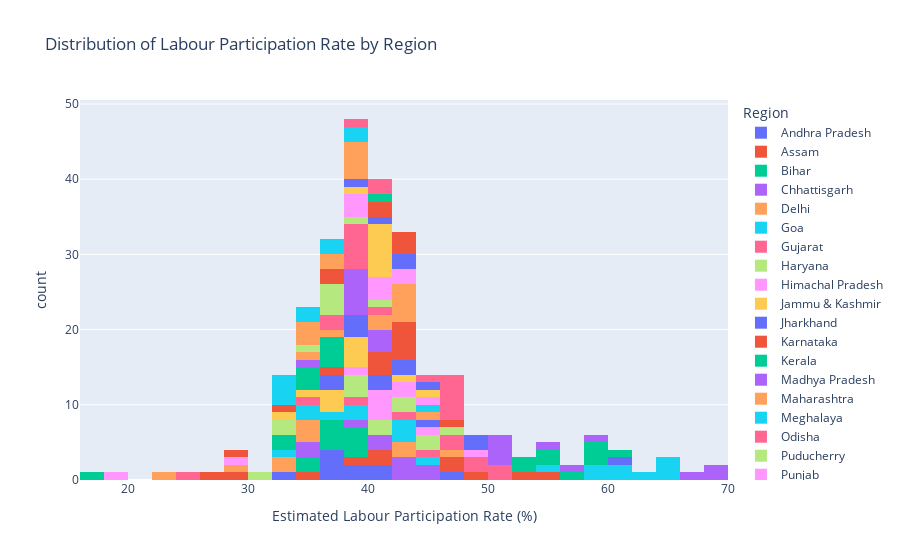

Notebook source saved alongside this figure:
### Markdown cell above
## Histogram for Estimated Labour Participation Rate

### Code cell
histogram = px.histogram(df1, x='Estimated Labour Participation Rate (%)', color='Region',
                         title='Distribution of Labour Participation Rate by Region', template='plotly')
histogram.show()

### Figure 1 — Plotly figure (JSON) as saved in the notebook; plotly's stock layout.template omitted (floating-point values rounded to 4 significant figures)
{"data": [{"alignmentgroup": "True", "bingroup": "x", "hovertemplate": "Region=Andhra Pradesh<br>Estimated Labour Participation Rate (%)=%{x}<br>count=%{y}<extra></extra>", "legendgroup": "Andhra Pradesh", "marker": {"color": "#636efa", "pattern": {"shape": ""}}, "name": "Andhra Pradesh", "offsetgroup": "Andhra Pradesh", "orientation": "v", "showlegend": true, "type": "histogram", "x": [41.02, 40.9, 39.18, 33.1, 36.46, 47.41, 38.91, 37.83, 37.47, 37.34], "xaxis": "x", "yaxis": "y"}, {"alignmentgroup": "True", "bingroup": "x", "hovertemplate": "Region=Assam<br>Estimated Labour Participation Rate (%)=%{x}<br>count=%{y}<extra></extra>", "legendgroup": "Assam", "marker": {"color": "#EF553B", "pattern": {"shape": ""}}, "name": "Assam", "offsetgroup": "Assam", "orientation": "v", "showlegend": true, "type": "histogram", "x": [52.98, 40.77, 46.73, 29.55, 48.26, 35.07, 40.88, 39.52, 54.38, 46.84], "xaxis": "x", "yaxis": "y"}, {"alignmentgroup": "True", "bingroup": "x", "hovertemplate": "Region=Bihar<br>Estimated Labour Participation Rate (%)=%{x}<br>count=%{y}<extra></extra>", "legendgroup": "Bihar", "marker": {"color": "#00cc96", "pattern": {"shape": ""}}, "name": "Bihar", "offsetgroup": "Bihar", "orientation": "v", "showlegend": true, "type": "histogram", "x": [37.72, 37.35, 38.69, 38.17, 38.16, 36.86, 36.14, 34.59, 38.35, 35.7], "xaxis": "x", "yaxis": "y"}, {"alignmentgroup": "True", "bingroup": "x", "hovertemplate": "Region=Chhattisgarh<br>Estimated Labour Participation Rate (%)=%{x}<br>count=%{y}<extra></extra>", "legendgroup": "Chhattisgarh", "marker": {"color": "#ab63fa", "pattern": {"shape": ""}}, "name": "Chhattisgarh", "offsetgroup": "Chhattisgarh", "orientation": "v", "showlegend": true, "type": "histogram", "x": [43.08, 45.58, 45.59, 35.58, 35.23, 38.48, 43.14, 42.97, 41.14, 40.82], "xaxis": "x", "yaxis": "y"}, {"alignmentgroup": "True", "bingroup": "x", "hovertemplate": "Region=Delhi<br>Estimated Labour Participation Rate (%)=%{x}<br>count=%{y}<extra></extra>", "legendgroup": "Delhi", "marker": {"color": "#FFA15A", "pattern": {"shape": ""}}, "name": "Delhi", "offsetgroup": "Delhi", "orientation": "v", "showlegend": true, "type": "histogram", "x": [47.79, 43.92, 42.65, 23.8, 28.91, 34.17, 33.97, 35.41, 35.59, 32.36], "xaxis": "x", "yaxis": "y"}, {"alignmentgroup": "True", "bingroup": "x", "hovertemplate": "Region=Goa<br>Estimated Labour Participation Rate (%)=%{x}<br>count=%{y}<extra></extra>", "legendgroup": "Goa", "marker": {"color": "#19d3f3", "pattern": {"shape": ""}}, "name": "Goa", "offsetgroup": "Goa", "orientation": "v", "showlegend": true, "type": "histogram", "x": [35.73, 38.38, 33.88, 44.97, 37.36, 42.21, 42.94, 43.76, 38.89, 34.3], "xaxis": "x", "yaxis": "y"}, {"alignmentgroup": "True", "bingroup": "x", "hovertemplate": "Region=Gujarat<br>Estimated Labour Participation Rate (%)=%{x}<br>count=%{y}<extra></extra>", "legendgroup": "Gujarat", "marker": {"color": "#FF6692", "pattern": {"shape": ""}}, "name": "Gujarat", "offsetgroup": "Gujarat", "orientation": "v", "showlegend": true, "type": "histogram", "x": [48.49, 50.11, 47.75, 35.5, 38.23, 45.96, 46.41, 43.55, 48.41, 50.49], "xaxis": "x", "yaxis": "y"}, {"alignmentgroup": "True", "bingroup": "x", "hovertemplate": "Region=Haryana<br>Estimated Labour Participation Rate (%)=%{x}<br>count=%{y}<extra></extra>", "legendgroup": "Haryana", "marker": {"color": "#B6E880", "pattern": {"shape": ""}}, "name": "Haryana", "offsetgroup": "Haryana", "orientation": "v", "showlegend": true, "type": "histogram", "x": [43.36, 44.21, 39.63, 44.38, 40.39, 42.14, 39.77, 47.32, 39.2, 40.6], "xaxis": "x", "yaxis": "y"}, {"alignmentgroup": "True", "bingroup": "x", "hovertemplate": "Region=Himachal Pradesh<br>Estimated Labour Participation Rate (%)=%{x}<br>count=%{y}<extra></extra>", "legendgroup": "Himachal Pradesh", "marker": {"color": "#FF97FF", "pattern": {"shape": ""}}, "name": "Himachal Pradesh", "offsetgroup": "Himachal Pradesh", "orientation": "v", "showlegend": true, "type": "histogram", "x": [45.5, 43.3, 41.04, 19.04, 42.7, 41.72, 48.25, 39.42, 41.54, 40.01], "xaxis": "x", "yaxis": "y"}, {"alignmentgroup": "True", "bingroup": "x", "hovertemplate": "Region=Jammu & Kashmir<br>Estimated Labour Participation Rate (%)=%{x}<br>count=%{y}<extra></extra>", "legendgroup": "Jammu & Kashmir", "marker": {"color": "#FECB52", "pattern": {"shape": ""}}, "name": "Jammu & Kashmir", "offsetgroup": "Jammu & Kashmir", "orientation": "v", "showlegend": true, "type": "histogram", "x": [42.2, 39.17, 38.18, 38.21, 37.24, 38.03, 36.66, 36.31, 35.05], "xaxis": "x", "yaxis": "y"}, {"alignmentgroup": "True", "bingroup": "x", "hovertemplate": "Region=Jharkhand<br>Estimated Labour Participation Rate (%)=%{x}<br>count=%{y}<extra></extra>", "legendgroup": "Jharkhand", "marker": {"color": "#636efa", "pattern": {"shape": ""}}, "name": "Jharkhand", "offsetgroup": "Jharkhand", "orientation": "v", "showlegend": true, "type": "histogram", "x": [42.92, 44.4, 39.34, 37.69, 37.92, 40.59, 38.27, 38.31, 41.04, 43.08], "xaxis": "x", "yaxis": "y"}, {"alignmentgroup": "True", "bingroup": "x", "hovertemplate": "Region=Karnataka<br>Estimated Labour Participation Rate (%)=%{x}<br>count=%{y}<extra></extra>", "legendgroup": "Karnataka", "marker": {"color": "#EF553B", "pattern": {"shape": ""}}, "name": "Karnataka", "offsetgroup": "Karnataka", "orientation": "v", "showlegend": true, "type": "histogram", "x": [42.18, 40.54, 41.14, 42.78, 43.43, 47.29, 42.55, 43.13, 36.66, 40.3], "xaxis": "x", "yaxis": "y"}, {"alignmentgroup": "True", "bingroup": "x", "hovertemplate": "Region=Kerala<br>Estimated Labour Participation Rate (%)=%{x}<br>count=%{y}<extra></extra>", "legendgroup": "Kerala", "marker": {"color": "#00cc96", "pattern": {"shape": ""}}, "name": "Kerala", "offsetgroup": "Kerala", "orientation": "v", "showlegend": true, "type": "histogram", "x": [37.12, 37.71, 32, 16.77, 34.11, 36.11, 36.1, 35.78, 34.6, 33.52], "xaxis": "x", "yaxis": "y"}, {"alignmentgroup": "True", "bingroup": "x", "hovertemplate": "Region=Madhya Pradesh<br>Estimated Labour Participation Rate (%)=%{x}<br>count=%{y}<extra></extra>", "legendgroup": "Madhya Pradesh", "marker": {"color": "#ab63fa", "pattern": {"shape": ""}}, "name": "Madhya Pradesh", "offsetgroup": "Madhya Pradesh", "orientation": "v", "showlegend": true, "type": "histogram", "x": [39.42, 39, 38.24, 35.45, 38.48, 40.04, 40.88, 40.08, 39.2, 38.47], "xaxis": "x", "yaxis": "y"}, {"alignmentgroup": "True", "bingroup": "x", "hovertemplate": "Region=Maharashtra<br>Estimated Labour Participation Rate (%)=%{x}<br>count=%{y}<extra></extra>", "legendgroup": "Maharashtra", "marker": {"color": "#FFA15A", "pattern": {"shape": ""}}, "name": "Maharashtra", "offsetgroup": "Maharashtra", "orientation": "v", "showlegend": true, "type": "histogram", "x": [44.19, 43.8, 41.91, 34.32, 37.17, 42.71, 41.57, 42.49, 42.75, 43.75], "xaxis": "x", "yaxis": "y"}, {"alignmentgroup": "True", "bingroup": "x", "hovertemplate": "Region=Meghalaya<br>Estimated Labour Participation Rate (%)=%{x}<br>count=%{y}<extra></extra>", "legendgroup": "Meghalaya", "marker": {"color": "#19d3f3", "pattern": {"shape": ""}}, "name": "Meghalaya", "offsetgroup": "Meghalaya", "orientation": "v", "showlegend": true, "type": "histogram", "x": [65.49, 60.2, 64.74, 45.99, 55.24, 58.31, 62.96, 59.88, 64.6, 61.18], "xaxis": "x", "yaxis": "y"}, {"alignmentgroup": "True", "bingroup": "x", "hovertemplate": "Region=Odisha<br>Estimated Labour Participation Rate (%)=%{x}<br>count=%{y}<extra></extra>", "legendgroup": "Odisha", "marker": {"color": "#FF6692", "pattern": {"shape": ""}}, "name": "Odisha", "offsetgroup": "Odisha", "orientation": "v", "showlegend": true, "type": "histogram", "x": [39.44, 41.44, 39.62, 25.23, 37.04, 37.45, 38.69, 39.96, 38.63, 39.98], "xaxis": "x", "yaxis": "y"}, {"alignmentgroup": "True", "bingroup": "x", "hovertemplate": "Region=Puducherry<br>Estimated Labour Participation Rate (%)=%{x}<br>count=%{y}<extra></extra>", "legendgroup": "Puducherry", "marker": {"color": "#B6E880", "pattern": {"shape": ""}}, "name": "Puducherry", "offsetgroup": "Puducherry", "orientation": "v", "showlegend": true, "type": "histogram", "x": [37.46, 40.8, 34.49, 39.3, 33.19, 30.8, 36.64, 33.34, 36.84, 36.32], "xaxis": "x", "yaxis": "y"}, {"alignmentgroup": "True", "bingroup": "x", "hovertemplate": "Region=Punjab<br>Estimated Labour Participation Rate (%)=%{x}<br>count=%{y}<extra></extra>", "legendgroup": "Punjab", "marker": {"color": "#FF97FF", "pattern": {"shape": ""}}, "name": "Punjab", "offsetgroup": "Punjab", "orientation": "v", "showlegend": true, "type": "histogram", "x": [42.82, 41.72, 44.69, 28.99, 38.39, 40.18, 42.76, 41.99, 39.5, 38.75], "xaxis": "x", "yaxis": "y"}, {"alignmentgroup": "True", "bingroup": "x", "hovertemplate": "Region=Rajasthan<br>Estimated Labour Participation Rate (%)=%{x}<br>count=%{y}<extra></extra>", "legendgroup": "Rajasthan", "marker": {"color": "#FECB52", "pattern": {"shape": ""}}, "name": "Rajasthan", "offsetgroup": "Rajasthan", "orientation": "v", "showlegend": true, "type": "histogram", "x": [40.51, 41.77, 39.54, 33.71, 40.74, 41.38, 40.8, 41.71, 40.83, 44.92], "xaxis": "x", "yaxis": "y"}, {"alignmentgroup": "True", "bingroup": "x", "hovertemplate": "Region=Sikkim<br>Estimated Labour Participation Rate (%)=%{x}<br>count=%{y}<extra></extra>", "legendgroup": "Sikkim", "marker": {"color": "#636efa", "pattern": {"shape": ""}}, "name": "Sikkim", "offsetgroup": "Sikkim", "orientation": "v", "showlegend": true, "type": "histogram", "x": [60.59, 38.7, 44.88, 40.4, 48.32, 48.49, 42.54, 42.13], "xaxis": "x", "yaxis": "y"}, {"alignmentgroup": "True", "bingroup": "x", "hovertemplate": "Region=Tamil Nadu<br>Estimated Labour Participation Rate (%)=%{x}<br>count=%{y}<extra></extra>", "legendgroup": "Tamil Nadu", "marker": {"color": "#EF553B", "pattern": {"shape": ""}}, "name": "Tamil Nadu", "offsetgroup": "Tamil Nadu", "orientation": "v", "showlegend": true, "type": "histogram", "x": [41.96, 43.2, 43.91, 29.63, 26.23, 33.16, 40.13, 42.22, 36.77, 36.62], "xaxis": "x", "yaxis": "y"}, {"alignmentgroup": "True", "bingroup": "x", "hovertemplate": "Region=Telangana<br>Estimated Labour Participation Rate (%)=%{x}<br>count=%{y}<extra></extra>", "legendgroup": "Telangana", "marker": {"color": "#00cc96", "pattern": {"shape": ""}}, "name": "Telangana", "offsetgroup": "Telangana", "orientation": "v", "showlegend": true, "type": "histogram", "x": [59.25, 58.24, 58.31, 41.06, 55.43, 53.22, 52.1, 60.59, 54.94, 56.58], "xaxis": "x", "yaxis": "y"}, {"alignmentgroup": "True", "bingroup": "x", "hovertemplate": "Region=Tripura<br>Estimated Labour Participation Rate (%)=%{x}<br>count=%{y}<extra></extra>", "legendgroup": "Tripura", "marker": {"color": "#ab63fa", "pattern": {"shape": ""}}, "name": "Tripura", "offsetgroup": "Tripura", "orientation": "v", "showlegend": true, "type": "histogram", "x": [69.69, 68.74, 66.89, 51.16, 50.81, 58.85, 50.78, 56.21, 50.77, 54.58], "xaxis": "x", "yaxis": "y"}, {"alignmentgroup": "True", "bingroup": "x", "hovertemplate": "Region=Uttar Pradesh<br>Estimated Labour Participation Rate (%)=%{x}<br>count=%{y}<extra></extra>", "legendgroup": "Uttar Pradesh", "marker": {"color": "#FFA15A", "pattern": {"shape": ""}}, "name": "Uttar Pradesh", "offsetgroup": "Uttar Pradesh", "orientation": "v", "showlegend": true, "type": "histogram", "x": [39.63, 39.23, 38.89, 39.73, 38.22, 37.29, 36.19, 35.96, 35.45, 35.49], "xaxis": "x", "yaxis": "y"}, {"alignmentgroup": "True", "bingroup": "x", "hovertemplate": "Region=Uttarakhand<br>Estimated Labour Participation Rate (%)=%{x}<br>count=%{y}<extra></extra>", "legendgroup": "Uttarakhand", "marker": {"color": "#19d3f3", "pattern": {"shape": ""}}, "name": "Uttarakhand", "offsetgroup": "Uttarakhand", "orientation": "v", "showlegend": true, "type": "histogram", "x": [32.99, 36.48, 36.27, 33.23, 33.38, 33.06, 38.07, 35.9, 39.18, 34.03], "xaxis": "x", "yaxis": "y"}, {"alignmentgroup": "True", "bingroup": "x", "hovertemplate": "Region=West Bengal<br>Estimated Labour Participation Rate (%)=%{x}<br>count=%{y}<extra></extra>", "legendgroup": "West Bengal", "marker": {"color": "#FF6692", "pattern": {"shape": ""}}, "name": "West Bengal", "offsetgroup": "West Bengal", "orientation": "v", "showlegend": true, "type": "histogram", "x": [47.35, 47.74, 47.27, 39.9, 41.92, 40.39, 46.17, 47.48, 47.73, 45.63], "xaxis": "x", "yaxis": "y"}], "layout": {"barmode": "relative", "legend": {"title": {"text": "Region"}, "tracegroupgap": 0}, "title": {"text": "Distribution of Labour Participation Rate by Region"}, "xaxis": {"anchor": "y", "domain": [0, 1], "title": {"text": "Estimated Labour Participation Rate (%)"}}, "yaxis": {"anchor": "x", "domain": [0, 1], "title": {"text": "count"}}}}
